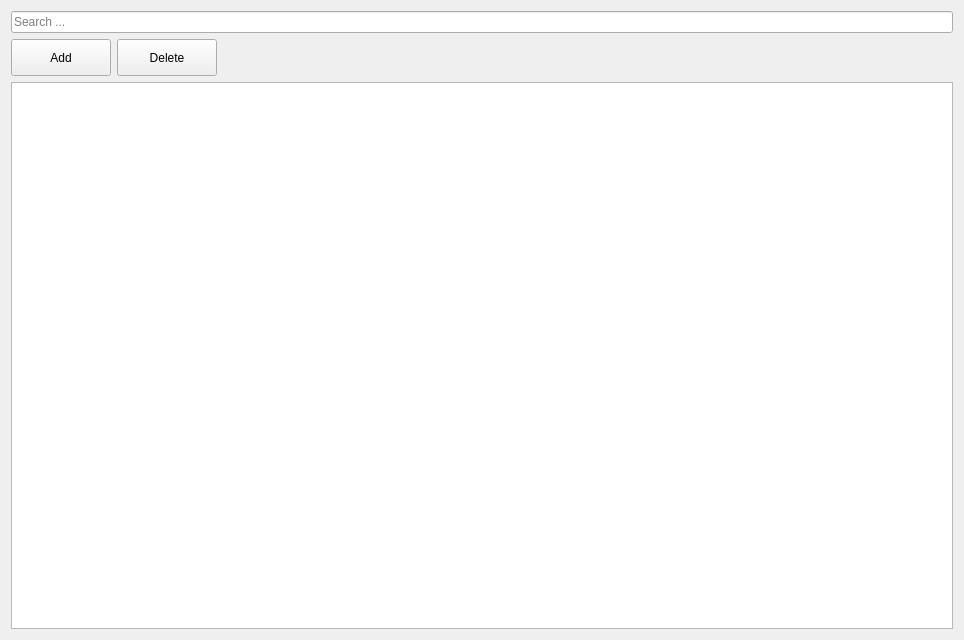
<?xml version="1.0" encoding="UTF-8"?>
<ui version="4.0">
 <class>inventoryView</class>
 <widget class="QWidget" name="inventoryView">
  <property name="geometry">
   <rect>
    <x>0</x>
    <y>0</y>
    <width>964</width>
    <height>640</height>
   </rect>
  </property>
  <property name="sizePolicy">
   <sizepolicy hsizetype="Expanding" vsizetype="Expanding">
    <horstretch>0</horstretch>
    <verstretch>0</verstretch>
   </sizepolicy>
  </property>
  <property name="windowTitle">
   <string>Form</string>
  </property>
  <layout class="QHBoxLayout" name="inventoryViewLayout" stretch="3">
   <item>
    <layout class="QVBoxLayout" name="layout">
     <item>
      <widget class="QLineEdit" name="search">
       <property name="placeholderText">
        <string>Search ...</string>
       </property>
      </widget>
     </item>
     <item>
      <layout class="QHBoxLayout" name="buttonLayout">
       <item>
        <widget class="QPushButton" name="addButton">
         <property name="minimumSize">
          <size>
           <width>100</width>
           <height>37</height>
          </size>
         </property>
         <property name="text">
          <string>Add</string>
         </property>
        </widget>
       </item>
       <item>
        <widget class="QPushButton" name="deleteButton">
         <property name="minimumSize">
          <size>
           <width>100</width>
           <height>37</height>
          </size>
         </property>
         <property name="text">
          <string>Delete</string>
         </property>
        </widget>
       </item>
       <item>
        <spacer name="horizontalSpacer">
         <property name="orientation">
          <enum>Qt::Horizontal</enum>
         </property>
         <property name="sizeHint" stdset="0">
          <size>
           <width>40</width>
           <height>20</height>
          </size>
         </property>
        </spacer>
       </item>
      </layout>
     </item>
     <item>
      <widget class="QTableView" name="table"/>
     </item>
    </layout>
   </item>
  </layout>
 </widget>
 <resources/>
 <connections/>
</ui>
